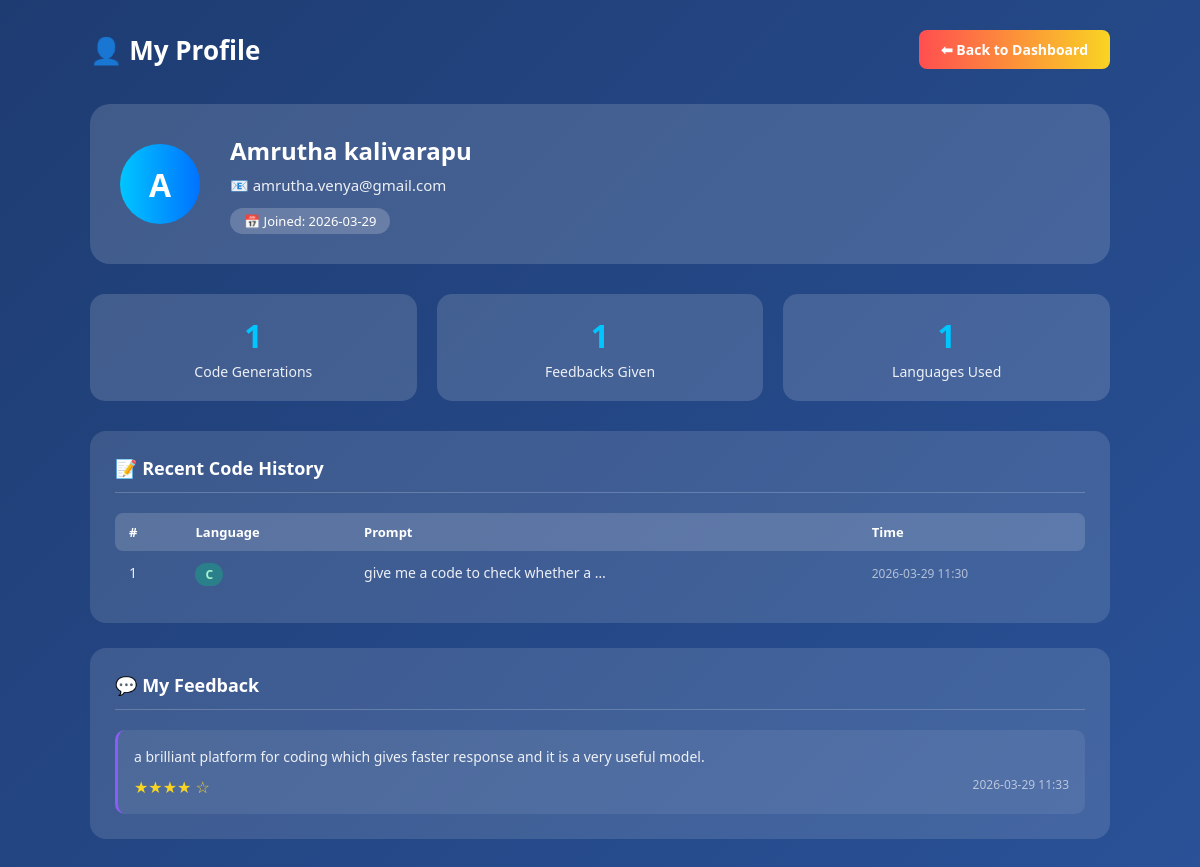
Page /profile (signed in) on the committed database.
### tables this page shows
CREATE TABLE users(
    id INTEGER PRIMARY KEY AUTOINCREMENT,
    name TEXT NOT NULL,
    email TEXT UNIQUE NOT NULL,
    password TEXT NOT NULL,
    created_at TIMESTAMP DEFAULT CURRENT_TIMESTAMP
);

CREATE TABLE code_history(
    id INTEGER PRIMARY KEY AUTOINCREMENT,
    user_id INTEGER,
    user_name TEXT,
    language TEXT,
    prompt TEXT,
    generated_code TEXT,
    timestamp TIMESTAMP DEFAULT CURRENT_TIMESTAMP,
    FOREIGN KEY(user_id) REFERENCES users(id)
);

CREATE TABLE feedback(
    id INTEGER PRIMARY KEY AUTOINCREMENT,
    user_id INTEGER,
    user_name TEXT,
    message TEXT,
    rating INTEGER,
    timestamp TIMESTAMP DEFAULT CURRENT_TIMESTAMP,
    FOREIGN KEY(user_id) REFERENCES users(id)
);

### app.py (the view)
@app.route('/profile')
def profile():
    if 'user' not in session or 'user_id' not in session:
        return redirect(url_for('login'))
    conn = get_db()
    user_info = conn.execute(
        "SELECT * FROM users WHERE id=?",
        (session['user_id'],)
    ).fetchone()
    history = conn.execute(
        "SELECT * FROM code_history WHERE user_id=? ORDER BY timestamp DESC LIMIT 10",
        (session['user_id'],)
    ).fetchall()
    feedbacks = conn.execute(
        "SELECT * FROM feedback WHERE user_id=? ORDER BY timestamp DESC",
        (session['user_id'],)
    ).fetchall()
    conn.close()
    return render_template(
        "profile.html",
        user=session['user'],
        user_info=user_info,
        history=history,
        feedbacks=feedbacks
    )

### app.py (called while the page is built)
def get_db():
    conn = sqlite3.connect(DB_PATH)
    conn.row_factory = sqlite3.Row
    return conn

### templates/profile.html (shortened to what this page needs)
<!DOCTYPE html>
<html>
<head>
</head>
<body>
<div class="container">
    <div class="page-header">
        <h2>👤 My Profile</h2>
        <a href="{{ url_for('home') }}" class="back-btn">⬅ Back to Dashboard</a>
    </div>
    <div class="profile-card">
        <div class="avatar">{{ user_info['name'][0] | upper }}</div>
        <div class="profile-info">
            <h3>{{ user_info['name'] }}</h3>
            <p>📧 {{ user_info['email'] }}</p>
            <span class="joined-badge">
                📅 Joined: {{ user_info['created_at'][:10] if user_info['created_at'] else 'N/A' }}
            </span>
        </div>
    </div>
    <div class="stats">
        <div class="stat-card">
            <div class="number">{{ history | length }}</div>
            <div class="label">Code Generations</div>
        </div>
        <div class="stat-card">
            <div class="number">{{ feedbacks | length }}</div>
            <div class="label">Feedbacks Given</div>
        </div>
        <div class="stat-card">
            <div class="number">
                {{ history | map(attribute='language') | list | unique | list | length }}
            </div>
            <div class="label">Languages Used</div>
        </div>
    </div>
    <div class="section">
        <h3>📝 Recent Code History</h3>
        {% if history %}
        <table>
            <thead>
                <tr>
                    <th>#</th>
                    <th>Language</th>
                    <th>Prompt</th>
                    <th>Time</th>
                </tr>
            </thead>
            <tbody>
                {% for h in history %}
                <tr>
                    <td>{{ loop.index }}</td>
                    <td>
                        <span class="lang-tag lang-{{ h['language'] | replace('+', 'p') | replace(' ', '') }}">
                            {{ h['language'] }}
                        </span>
                    </td>
                    <td><div class="prompt-text">{{ h['prompt'] }}</div></td>
                    <td><span class="timestamp">{{ h['timestamp'][:16] if h['timestamp'] else 'N/A' }}</span></td>
                </tr>
                {% endfor %}
            </tbody>
        </table>
        {% else %}
        <div class="empty">No code generated yet. Start coding! 🚀</div>
        {% endif %}
    </div>
    <div class="section">
        <h3>💬 My Feedback</h3>
        {% if feedbacks %}
            {% for fb in feedbacks %}
            <div class="feedback-item">
                <div class="fb-message">{{ fb['message'] }}</div>
                <div class="feedback-meta">
                    <span class="stars-display">
                        {% for i in range(fb['rating']) %}★{% endfor %}
                        {% for i in range(5 - fb['rating']) %}☆{% endfor %}
                    </span>
                    <span>{{ fb['timestamp'][:16] if fb['timestamp'] else 'N/A' }}</span>
                </div>
            </div>
            {% endfor %}
        {% else %}
        <div class="empty">No feedback submitted yet.</div>
        {% endif %}
    </div>
</div>
</body>
</html>

### templates/profile.html (style rules this page uses)
* { margin:0; padding:0; box-sizing:border-box; font-family:'Segoe UI',sans-serif; }
body { background: linear-gradient(135deg, #1e3c72, #2a5298); min-height: 100vh; color: white; padding: 30px 0 60px; }
.container { width: 85%; margin: auto; }
.page-header { display: flex; justify-content: space-between; align-items: center; margin-bottom: 35px; }
.page-header h2 { font-size: 26px; font-weight: 700; }
.back-btn { padding: 10px 22px; background: linear-gradient(90deg, #ff4e50, #f9d423); border-radius: 8px; text-decoration: none; color: white; font-weight: 700; font-size: 14px; }
.profile-card { background: rgba(255,255,255,0.15); border-radius: 20px; padding: 30px; margin-bottom: 30px; display: flex; align-items: center; gap: 30px; }
.avatar { width: 80px; height: 80px; background: linear-gradient(90deg, #00c6ff, #0072ff); border-radius: 50%; display: flex; justify-content: center; align-items: center; font-size: 32px; font-weight: 700; flex-shrink: 0; color: white; }
.profile-info h3 { font-size: 24px; font-weight: 700; margin-bottom: 8px; color: white; }
.profile-info p { color: rgba(255,255,255,0.9); font-size: 15px; margin-bottom: 5px; }
.joined-badge { background: rgba(255,255,255,0.2); padding: 4px 14px; border-radius: 20px; font-size: 13px; display: inline-block; margin-top: 8px; color: white; }
.stats { display: flex; gap: 20px; margin-bottom: 30px; flex-wrap: wrap; }
.stat-card { flex: 1; min-width: 150px; background: rgba(255,255,255,0.15); border-radius: 15px; padding: 20px; text-align: center; }
.stat-card .number { font-size: 32px; font-weight: 700; color: #00c6ff; }
.stat-card .label { font-size: 14px; color: rgba(255,255,255,0.9); margin-top: 5px; }
.section { background: rgba(255,255,255,0.12); border-radius: 16px; padding: 25px; margin-bottom: 25px; }
.section h3 { font-size: 18px; font-weight: 700; margin-bottom: 20px; padding-bottom: 12px; border-bottom: 1px solid rgba(255,255,255,0.2); color: white; }
table { width: 100%; border-collapse: collapse; font-size: 14px; }
th { text-align: left; padding: 10px 14px; background: rgba(255,255,255,0.15); font-weight: 700; font-size: 13px; color: white; }
th:first-child { border-radius: 8px 0 0 8px; }
th:last-child { border-radius: 0 8px 8px 0; }
td { padding: 12px 14px; border-bottom: 1px solid rgba(255,255,255,0.1); color: rgba(255,255,255,0.9); vertical-align: top; }
tr:last-child td { border-bottom: none; }
.lang-tag { padding: 3px 10px; border-radius: 12px; font-size: 12px; font-weight: 700; display: inline-block; }
.lang-C { background: rgba(16,185,129,0.4); color: #a7f3d0; }
.prompt-text { max-width: 250px; white-space: nowrap; overflow: hidden; text-overflow: ellipsis; color: rgba(255,255,255,0.9); }
.timestamp { font-size: 12px; color: rgba(255,255,255,0.6); white-space: nowrap; }
.stars-display { color: #f9d423; font-size: 16px; }
.feedback-item { background: rgba(255,255,255,0.08); border-radius: 10px; padding: 16px; margin-bottom: 12px; border-left: 3px solid #8b5cf6; }
.feedback-item:last-child { margin-bottom: 0; }
.feedback-item .fb-message { font-size: 14px; margin-bottom: 8px; line-height: 1.6; color: rgba(255,255,255,0.9); }
.feedback-meta { display: flex; justify-content: space-between; font-size: 12px; color: rgba(255,255,255,0.6); }

### rows in the picture
users: name "A", name "Amrutha kalivarapu", email "amrutha.venya@gmail.com", created_at "2026-03-29"
code_history: language "C", prompt "give me a code to check whether a…", timestamp "2026-03-29 11:30"
feedback: message "a brilliant platform for coding which gives faster response and it is a very useful model.", timestamp "2026-03-29 11:33"

### other values in the picture
{{ history | length }} "1"
{{ feedbacks | length }} "1"
{{ history | map(attribute='language') | list | unique | list | length }} "1"
